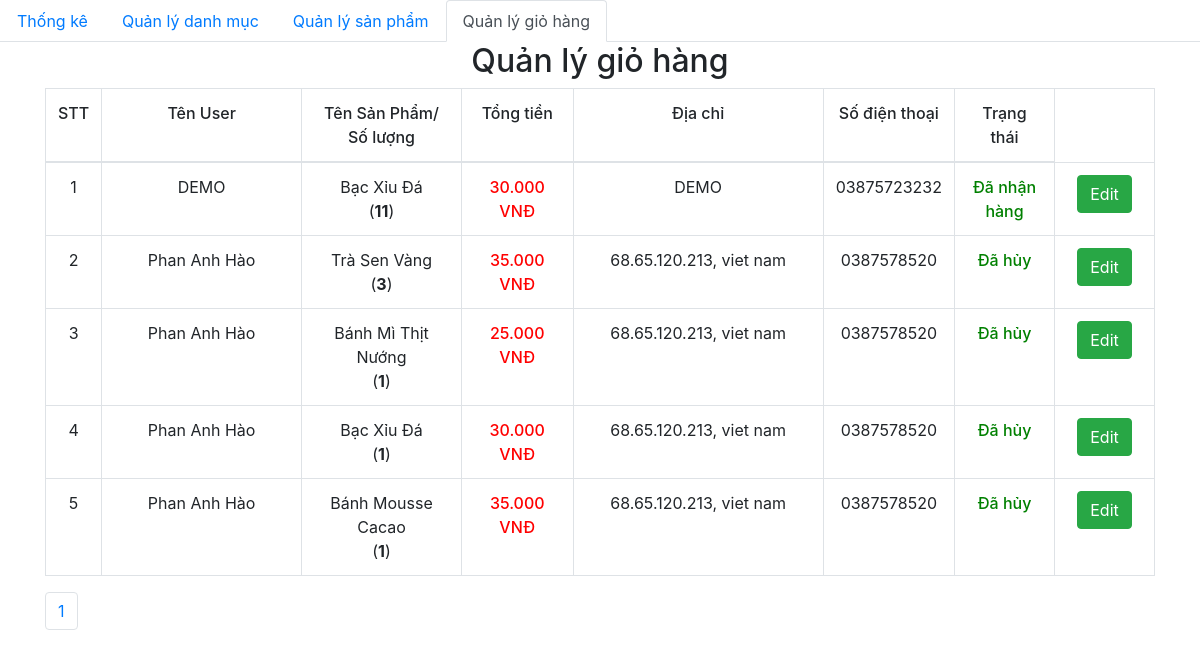
Screenshot of /admin/dashboard.php with the database file from the repository.
### tables this page shows
CREATE TABLE `order_details` (
  `id` int(11) NOT NULL,
  `order_id` int(11) NOT NULL,
  `product_id` int(11) NOT NULL,
  `id_user` int(11) NOT NULL,
  `num` int(11) NOT NULL,
  `price` float NOT NULL,
  `status` varchar(255) NOT NULL
);

CREATE TABLE `orders` (
  `id` int(11) NOT NULL,
  `fullname` varchar(100) NOT NULL,
  `phone_number` varchar(20) NOT NULL,
  `email` varchar(150) NOT NULL,
  `address` varchar(200) NOT NULL,
  `note` varchar(255) DEFAULT NULL,
  `order_date` datetime DEFAULT NULL
);

CREATE TABLE `product` (
  `id` int(11) NOT NULL,
  `title` varchar(200) NOT NULL,
  `price` float NOT NULL,
  `number` float NOT NULL,
  `thumbnail` varchar(500) NOT NULL,
  `content` longtext NOT NULL,
  `id_category` int(11) NOT NULL,
  `created_at` datetime DEFAULT NULL,
  `updated_at` datetime DEFAULT NULL
);

### admin/database/dbhelper.php (called while the page is built, shortened)
<?php
function executeResult($sql)
{
	$con = mysqli_connect(HOST, USERNAME, PASSWORD, DATABASE);
	$result = mysqli_query($con, $sql);
	$data   = [];
	while ($row = mysqli_fetch_array($result, 1)) {
		$data[] = $row;
	}
	return $data;
}

### admin/dashboard.php (the view, shortened to what this page needs)
<?php require_once('database/dbhelper.php'); ?>
<!DOCTYPE html>
<html>
<head>
    <link rel="stylesheet" href="https://maxcdn.bootstrapcdn.com/bootstrap/4.4.1/css/bootstrap.min.css">
    <link href="https://cdn.jsdelivr.net/npm/summernote@0.8.18/dist/summernote.min.css" rel="stylesheet">
</head>
<body>
    <ul class="nav nav-tabs">
        <li class="nav-item">
            <a class="nav-link" href="category/index.php">Thống kê</a>
        </li>
        <li class="nav-item">
            <a class="nav-link" href="category/index.php">Quản lý danh mục</a>
        </li>
        <li class="nav-item">
            <a class="nav-link" href="product/">Quản lý sản phẩm</a>
        </li>
        <li class="nav-item ">
            <a class="nav-link active" href="dashboard.php">Quản lý giỏ hàng</a>
        </li>
    </ul>
    <div class="container">
        <div class="panel panel-primary">
            <div class="panel-heading">
                <h2 class="text-center">Quản lý giỏ hàng</h2>
            </div>
            <div class="panel-body">
                <form action="" method="POST">
                    <table class="table table-bordered table-hover">
                        <thead>
                            <tr style="font-weight: 500;text-align: center;">
                                <td width="50px">STT</td>
                                <td width="200px">Tên User</td>
                                <td>Tên Sản Phẩm/<br>Số lượng</td>
                                <td>Tổng tiền</td>
                                <td width="250px">Địa chỉ</td>
                                <td>Số điện thoại</td>
                                <td>Trạng thái</td>
                            </tr>
                        </thead>
                        <tbody>
                            <?php
                            try {
                                if (isset($_GET['page'])) {
                                    $page = $_GET['page'];
                                } else {
                                    $page = 1;
                                }
                                $limit = 10;
                                $start = ($page - 1) * $limit;
                                $sql = "SELECT * from orders, order_details, product
                                where order_details.order_id=orders.id and product.id=order_details.product_id ORDER BY order_date DESC limit $start,$limit ";
                                $order_details_List = executeResult($sql);
                                $count = 0;
                                foreach ($order_details_List as $item) {
                                    echo '
                                        <tr style="text-align: center;">
                                            <td width="50px">' . (++$count) . '</td>
                                            <td style="text-align:center">' . $item['fullname'] . '</td>
                                            <td>' . $item['title'] . '<br>(<strong>' . $item['num'] . '</strong>)</td>
                                            <td class="b-500 red">' . number_format($item['price'], 0, ',', '.') . '<span> VNĐ</span></td>
                                            <td width="100px">' . $item['address'] . '</td>
                                            <td width="100px">' . $item['phone_number'] . '</td>
                                            <td width="100px" class="green b-500">' . $item['status'] . '</td>
                                            <td width="100px">
                                                <a href="edit.php?order_id=' . $item['order_id'] . '" class="btn btn-success">Edit</a>
                                            </td>
                                        </tr>
                                    ';
                                }
                            } catch (Exception $e) {
                                die("Lỗi thực thi sql: " . $e->getMessage());
                            }
                            ?>
                        </tbody>
                    </table>
                </form>
            </div>
            <ul class="pagination">
                <?php
                $sql = "SELECT * from orders, order_details, product
                where order_details.order_id=orders.id and product.id=order_details.product_id";
                $conn = mysqli_connect(HOST, USERNAME, PASSWORD, DATABASE);
                $result = mysqli_query($conn, $sql);
                $current_page = 0;
                if (mysqli_num_rows($result)) {
                    $numrow = mysqli_num_rows($result);
                    $current_page = ceil($numrow / 10);
                }
                for ($i = 1; $i <= $current_page; $i++) {
                    if ($i == $current_page) {
                        echo '
            <li class="page-item"><a class="page-link" href="?page=' . $i . '">' . $i . '</a></li>';
                    } else {
                        echo '
            <li class="page-item"><a class="page-link" href="?page=' . $i . '">' . $i . '</a></li>
                    ';
                    }
                }
                ?>
            </ul>
        </div>
    </div>
</body>
</html>

### admin/dashboard.php (style rules this page uses)
.b-500 { font-weight: 500; }
.red { color: red; }
.green { color: green; }

### rows the page displays
order_details: order.fullname "DEMO", product.title "Bạc Xỉu Đá", num "11", product.price "30.000", order.address "DEMO", order.phone_number "03875723232", status "Đã nhận hàng"
order_details: order.fullname "Phan Anh Hào", product.title "Trà Sen Vàng", num "3", product.price "35.000", order.address "68.65.120.213, viet nam", order.phone_number "0387578520", status "Đã hủy"
order_details: order.fullname "Phan Anh Hào", product.title "Bánh Mì Thịt Nướng", num "1", product.price "25.000", order.address "68.65.120.213, viet nam", order.phone_number "0387578520", status "Đã hủy"
order_details: order.fullname "Phan Anh Hào", product.title "Bạc Xỉu Đá", num "1", product.price "30.000", order.address "68.65.120.213, viet nam", order.phone_number "0387578520", status "Đã hủy"
order_details: order.fullname "Phan Anh Hào", product.title "Bánh Mousse Cacao", num "1", product.price "35.000", order.address "68.65.120.213, viet nam", order.phone_number "0387578520", status "Đã hủy"
